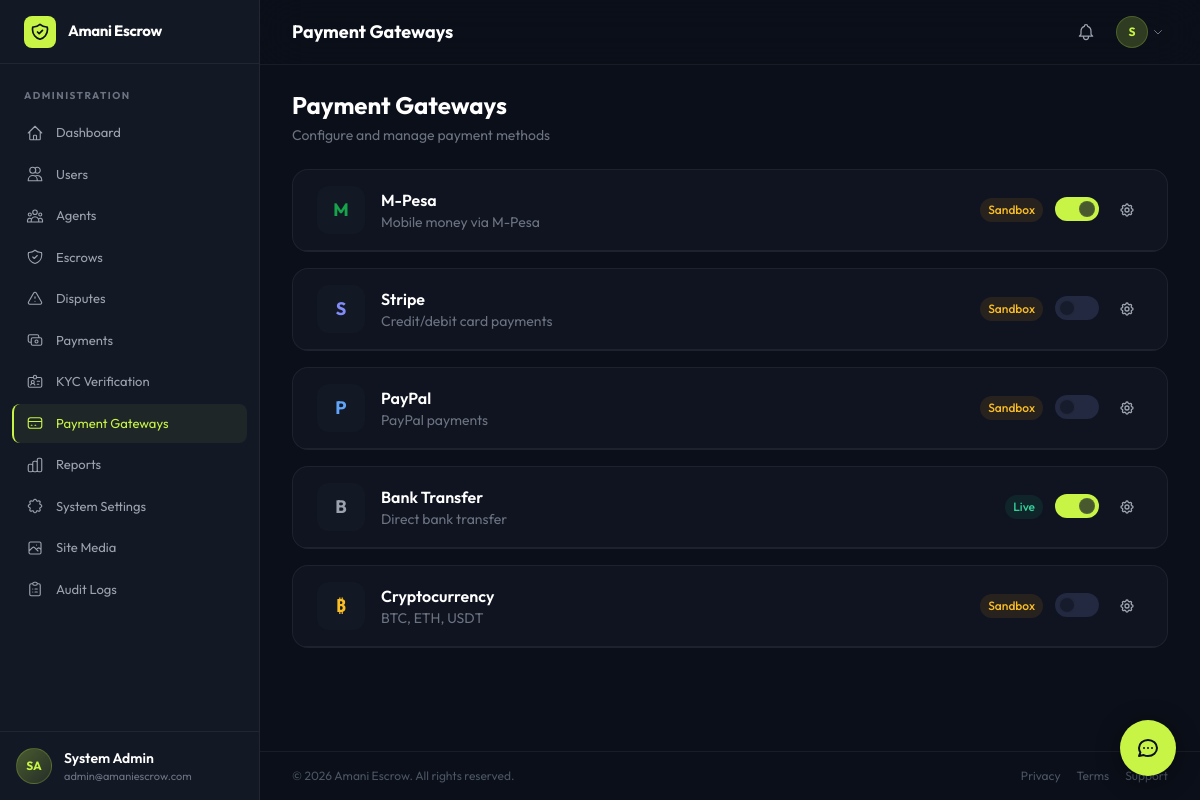
Screenshot of /pages/admin/gateways.php (signed in) with the database file from the repository.
### tables this page shows
CREATE TABLE `settings` (
    `id` INT UNSIGNED AUTO_INCREMENT PRIMARY KEY,
    `setting_key` VARCHAR(100) NOT NULL UNIQUE,
    `setting_value` TEXT DEFAULT NULL,
    `setting_type` ENUM('text','number','boolean','json','color','image','textarea','file') NOT NULL DEFAULT 'text',
    `category` VARCHAR(50) NOT NULL DEFAULT 'general',
    `label` VARCHAR(150) NOT NULL,
    `description` TEXT DEFAULT NULL,
    `is_public` TINYINT(1) NOT NULL DEFAULT 0,
    `updated_at` DATETIME NOT NULL DEFAULT CURRENT_TIMESTAMP ON UPDATE CURRENT_TIMESTAMP,
    INDEX `idx_settings_key` (`setting_key`),
    INDEX `idx_settings_category` (`category`)
);

CREATE TABLE `wallets` (
    `id` INT UNSIGNED AUTO_INCREMENT PRIMARY KEY,
    `user_id` INT UNSIGNED NOT NULL,
    `currency` VARCHAR(3) NOT NULL DEFAULT 'KES',
    `balance` DECIMAL(15,2) NOT NULL DEFAULT 0.00,
    `escrow_balance` DECIMAL(15,2) NOT NULL DEFAULT 0.00,
    `total_earned` DECIMAL(15,2) NOT NULL DEFAULT 0.00,
    `total_withdrawn` DECIMAL(15,2) NOT NULL DEFAULT 0.00,
    `is_active` TINYINT(1) NOT NULL DEFAULT 1,
    `created_at` DATETIME NOT NULL DEFAULT CURRENT_TIMESTAMP,
    `updated_at` DATETIME NOT NULL DEFAULT CURRENT_TIMESTAMP ON UPDATE CURRENT_TIMESTAMP,
    UNIQUE KEY `unique_user_currency` (`user_id`, `currency`),
    FOREIGN KEY (`user_id`) REFERENCES `users`(`id`)
);

CREATE TABLE `users` (
    `id` INT UNSIGNED AUTO_INCREMENT PRIMARY KEY,
    `uuid` VARCHAR(36) NOT NULL UNIQUE,
    `first_name` VARCHAR(100) NOT NULL,
    `last_name` VARCHAR(100) NOT NULL,
    `email` VARCHAR(255) NOT NULL UNIQUE,
    `phone` VARCHAR(20) DEFAULT NULL,
    `password_hash` VARCHAR(255) NOT NULL,
    `avatar` VARCHAR(500) DEFAULT NULL,
    `role` ENUM('user','agent','admin','superadmin') NOT NULL DEFAULT 'user',
    `status` ENUM('active','suspended','banned','pending') NOT NULL DEFAULT 'pending',
    `email_verified` TINYINT(1) NOT NULL DEFAULT 0,
    `phone_verified` TINYINT(1) NOT NULL DEFAULT 0,
    `kyc_status` ENUM('none','pending','approved','rejected') NOT NULL DEFAULT 'none',
    `trust_score` DECIMAL(5,2) NOT NULL DEFAULT 0.00,
    `total_transactions` INT UNSIGNED NOT NULL DEFAULT 0,
    `total_volume` DECIMAL(15,2) NOT NULL DEFAULT 0.00,
    `preferred_currency` VARCHAR(3) NOT NULL DEFAULT 'KES',
    `timezone` VARCHAR(50) DEFAULT 'Africa/Nairobi',
    `two_factor_enabled` TINYINT(1) NOT NULL DEFAULT 0,
    `two_factor_secret` VARCHAR(255) DEFAULT NULL,
    `email_verification_token` VARCHAR(255) DEFAULT NULL,
    `password_reset_token` VARCHAR(255) DEFAULT NULL,
    `password_reset_expires` DATETIME DEFAULT NULL,
    `last_login_at` DATETIME DEFAULT NULL,
    `last_login_ip` VARCHAR(45) DEFAULT NULL,
    `business_name` VARCHAR(255) DEFAULT NULL,
    `business_type` VARCHAR(100) DEFAULT NULL,
    `business_registration` VARCHAR(100) DEFAULT NULL,
    `address` TEXT DEFAULT NULL,
    `city` VARCHAR(100) DEFAULT NULL,
    `country` VARCHAR(100) DEFAULT 'Kenya',
    `created_at` DATETIME NOT NULL DEFAULT CURRENT_TIMESTAMP,
    `updated_at` DATETIME NOT NULL DEFAULT CURRENT_TIMESTAMP ON UPDATE CURRENT_TIMESTAMP,
    INDEX `idx_users_email` (`email`),
    INDEX `idx_users_role` (`role`),
    INDEX `idx_users_status` (`status`)
);

CREATE TABLE `payment_gateways` (
    `id` INT UNSIGNED AUTO_INCREMENT PRIMARY KEY,
    `name` VARCHAR(50) NOT NULL UNIQUE,
    `display_name` VARCHAR(100) NOT NULL,
    `description` TEXT DEFAULT NULL,
    `icon` VARCHAR(100) DEFAULT NULL,
    `is_active` TINYINT(1) NOT NULL DEFAULT 0,
    `environment` ENUM('sandbox','live') NOT NULL DEFAULT 'sandbox',
    `config` JSON NOT NULL,
    `supported_currencies` JSON DEFAULT NULL,
    `min_amount` DECIMAL(15,2) DEFAULT NULL,
    `max_amount` DECIMAL(15,2) DEFAULT NULL,
    `fee_type` ENUM('fixed','percentage','mixed') NOT NULL DEFAULT 'percentage',
    `fee_value` DECIMAL(10,4) NOT NULL DEFAULT 0.0000,
    `fee_fixed` DECIMAL(10,2) NOT NULL DEFAULT 0.00,
    `sort_order` INT NOT NULL DEFAULT 0,
    `created_at` DATETIME NOT NULL DEFAULT CURRENT_TIMESTAMP,
    `updated_at` DATETIME NOT NULL DEFAULT CURRENT_TIMESTAMP ON UPDATE CURRENT_TIMESTAMP
);

### includes/init.php (called while the page is built, shortened)
<?php
spl_autoload_register(function ($class) {
    $f = APP_ROOT . '/classes/' . $class . '.php';
});
function siteLogo($variant = 'default') {
    $key = $variant === 'light' ? 'site_logo_light' : 'site_logo';
    $path = Settings::get($key);
    return $path ? (strpos($path, 'http') === 0 ? $path : APP_URL . '/' . ltrim($path, '/')) : '';
}

### classes/Settings.php (called while the page is built, shortened)
<?php
class Settings {
    private static $cache = null;
    public static function get($key, $default = null) {
        self::loadAll();
        return self::$cache[$key] ?? $default;
    }
    private static function loadAll() {
        if (self::$cache !== null) return;
        $db = Database::getInstance();
        $rows = $db->fetchAll("SELECT setting_key, setting_value FROM settings");
        self::$cache = [];
        foreach ($rows as $r) self::$cache[$r['setting_key']] = $r['setting_value'];
    }
}

### classes/Database.php (called while the page is built, shortened)
<?php
class Database
{
    private static $instance = null;
    private $pdo;
    private function __construct()
    {
        $dsns = self::buildDsnList();
        $options = [
            PDO::ATTR_ERRMODE            => PDO::ERRMODE_EXCEPTION,
            PDO::ATTR_DEFAULT_FETCH_MODE => PDO::FETCH_ASSOC,
            PDO::ATTR_EMULATE_PREPARES   => false,
            PDO::MYSQL_ATTR_INIT_COMMAND => "SET NAMES " . DB_CHARSET,
        ];
        foreach ($dsns as $label => $dsn) {
            try {
                $this->pdo = new PDO($dsn, DB_USER, DB_PASS, $options);
                return;
            } catch (PDOException $e) {
                $lastError = $e;
                error_log("Amani DB [{$label}]: " . $e->getMessage() . " (DSN: {$dsn})");
            }
        }
        $safeMsg = 'System temporarily unavailable.';
        die('<pre style="font-family:monospace;background:#111;color:#C8F545;padding:2rem;border-radius:12px;max-width:700px;margin:4rem auto;white-space:pre-wrap">'
            . htmlspecialchars($safeMsg) . '</pre>');
    }
    private static function buildDsnList(): array
    {
        $dsns = [];
        $db   = DB_NAME;
        $cs   = DB_CHARSET;
        $hostPart = 'host=' . DB_HOST;
        $dsns['host'] = "mysql:{$hostPart};dbname={$db};charset={$cs}";
        if (strtolower(DB_HOST) === 'localhost') {
            $tcp = 'host=127.0.0.1';
            $dsns['tcp-fallback'] = "mysql:{$tcp};dbname={$db};charset={$cs}";
        }
        return $dsns;
    }
    public static function getInstance()
    {
        if (self::$instance === null) {
            self::$instance = new self();
        }
        return self::$instance;
    }
    public function query(string $sql, array $params = [])
    {
        $stmt = $this->pdo->prepare($sql);
        $stmt->execute($params);
        return $stmt;
    }
    public function fetch(string $sql, array $params = [])
    {
        return $this->query($sql, $params)->fetch();
    }
    public function fetchAll(string $sql, array $params = [])
    {
        return $this->query($sql, $params)->fetchAll();
    }
}

### classes/Auth.php (called while the page is built, shortened)
<?php
class Auth {
    private static $user = null;
    public static function user() {
        $db = Database::getInstance();
        self::$user = $db->fetch("SELECT u.*, w.balance as wallet_balance, w.escrow_balance FROM users u LEFT JOIN wallets w ON w.user_id=u.id WHERE u.id=?", [$_SESSION['user_id']]);
        return self::$user;
    }
    public static function check() { return isset($_SESSION['logged_in']) && $_SESSION['logged_in'] === true && isset($_SESSION['user_id']); }
    public static function hasRole($role) { if (!self::check()) return false; return is_array($role) ? in_array($_SESSION['user_role'], $role) : $_SESSION['user_role'] === $role; }
    public static function isAdmin() { return self::hasRole(['admin','superadmin']); }
}

### pages/admin/gateways.php (the view, shortened to what this page needs)
<?php
$pageTitle = 'Payment Gateways';
require_once __DIR__ . '/../../includes/init.php';
$db = Database::getInstance();
$gateways = $db->fetchAll("SELECT * FROM payment_gateways ORDER BY sort_order ASC");
require_once APP_ROOT . '/templates/header.php';
?>
<div class="max-w-4xl mx-auto">
    <div class="mb-6">
        <h1 class="text-2xl font-bold text-white">Payment Gateways</h1>
        <p class="text-sm text-gray-500 mt-1">Configure and manage payment methods</p>
    </div>
    <div class="space-y-4">
        <?php foreach ($gateways as $gw):
        ?>
        <div class="glass-card rounded-2xl border border-white/[0.06] overflow-hidden">
            <div class="flex items-center justify-between px-6 py-4 border-b border-white/[0.06]">
                <div class="flex items-center gap-4">
                    <div class="w-12 h-12 rounded-xl bg-surface-100 flex items-center justify-center">
                        <?php if ($gw['name'] === 'mpesa'): ?>
                            <span class="text-lg font-bold text-green-600">M</span>
                        <?php elseif ($gw['name'] === 'stripe'): ?>
                            <span class="text-lg font-bold text-indigo-400">S</span>
                        <?php elseif ($gw['name'] === 'paypal'): ?>
                            <span class="text-lg font-bold text-blue-400">P</span>
                        <?php elseif ($gw['name'] === 'crypto'): ?>
                            <span class="text-lg font-bold text-amber-400">₿</span>
                        <?php else: ?>
                            <span class="text-lg font-bold text-gray-400">B</span>
                        <?php endif; ?>
                    </div>
                    <div>
                        <h3 class="font-semibold text-white"><?= htmlspecialchars($gw['display_name']) ?></h3>
                        <p class="text-sm text-gray-500"><?= htmlspecialchars($gw['description']) ?></p>
                    </div>
                </div>
                <div class="flex items-center gap-3">
                    <span class="text-xs font-medium px-2 py-1 rounded-full <?= $gw['environment'] === 'live' ? 'bg-emerald-500/10 text-emerald-400' : 'bg-amber-500/10 text-amber-400' ?>">
                        <?= ucfirst($gw['environment']) ?>
                    </span>
                    <form method="POST" class="inline">
                        <button type="submit" class="relative inline-flex h-6 w-11 items-center rounded-full transition-colors <?= $gw['is_active'] ? 'bg-accent' : 'bg-surface-300' ?>">
                            <span class="inline-block h-4 w-4 transform rounded-full glass-card transition-transform <?= $gw['is_active'] ? 'translate-x-6' : 'translate-x-1' ?>"></span>
                        </button>
                    </form>
                    <button onclick="toggleConfig('config-<?= $gw['id'] ?>')" class="p-2 hover:bg-white/[0.05] rounded-lg transition-colors">
                    </button>
                </div>
            </div>
        </div>
        <?php endforeach; ?>
    </div>
</div>
<?php require_once APP_ROOT . '/templates/footer.php'; ?>

### templates/header.php (shortened to what this page needs)
<?php
$currentUser = Auth::user();
$platformName = Settings::get('platform_name', 'Amani Escrow');
$isAdmin = Auth::isAdmin();
$currentPage = basename(dirname($_SERVER['PHP_SELF']));
$currentFile = basename($_SERVER['PHP_SELF'], '.php');
$logoUrl = siteLogo();
?>
<!DOCTYPE html>
<html lang="en" class="h-full">
<head>
    <script src="https://cdn.tailwindcss.com"></script>
</head>
<body class="h-full overflow-x-hidden">
<div class="flex h-full">
<aside id="sidebar" class="hidden lg:flex lg:flex-col w-[260px] bg-surface-100 fixed inset-y-0 left-0 z-40 border-r border-white/[0.06]">
    <div class="flex items-center gap-3 px-6 h-16 border-b border-white/[0.06]">
        <?php if ($logoUrl): ?>
            <img src="<?= htmlspecialchars($logoUrl) ?>" alt="<?= htmlspecialchars($platformName) ?>" class="h-8 w-auto max-w-[200px] object-contain object-left">
        <?php else: ?>
            <div class="w-8 h-8 rounded-lg bg-accent flex items-center justify-center shrink-0">
            </div>
            <span class="text-[15px] font-bold text-white tracking-tight"><?= htmlspecialchars($platformName) ?></span>
        <?php endif; ?>
    </div>
    <nav class="flex-1 overflow-y-auto py-5 px-3 space-y-0.5">
        <?php if ($isAdmin): ?>
            <p class="px-3 pt-1 pb-2 text-[10px] font-bold uppercase tracking-[.15em] text-gray-500">Administration</p>
            <?php
            foreach ($adminLinks as $l):
                $active = ($currentFile === $l[0] && $currentPage === $l[1]);
            ?>
            <a href="<?= APP_URL ?>/pages/<?= $l[1] ?>/<?= $l[0] ?>.php" class="sidebar-link flex items-center gap-3 px-3 py-2.5 rounded-lg text-[13px] text-gray-400 hover:text-white <?= $active ? 'active' : '' ?>">
                <svg class="w-[18px] h-[18px] shrink-0" fill="none" viewBox="0 0 24 24" stroke="currentColor" stroke-width="1.5"><path stroke-linecap="round" stroke-linejoin="round" d="<?= $l[3] ?>"/></svg>
                <?= $l[2] ?>
            </a>
            <?php endforeach; ?>
        <?php endif; ?>
    </nav>
    <div class="px-4 py-4 border-t border-white/[0.06]">
        <div class="flex items-center gap-3">
            <?php
            $avatarUrl = !empty($currentUser['avatar']) ? (strpos($currentUser['avatar'], 'http') === 0 ? $currentUser['avatar'] : APP_URL . '/' . ltrim($currentUser['avatar'], '/')) : '';
            ?>
            <?php if ($avatarUrl): ?>
                <img src="<?= htmlspecialchars($avatarUrl) ?>" alt="" class="w-9 h-9 rounded-full object-cover border border-accent/20">
            <?php else: ?>
                <div class="w-9 h-9 rounded-full bg-gradient-to-br from-accent/30 to-accent/10 flex items-center justify-center text-accent text-xs font-bold border border-accent/20">
                    <?= strtoupper(substr($currentUser['first_name'],0,1).substr($currentUser['last_name'],0,1)) ?>
                </div>
            <?php endif; ?>
            <div class="flex-1 min-w-0">
                <p class="text-sm font-semibold text-white truncate"><?= htmlspecialchars($currentUser['first_name'].' '.$currentUser['last_name']) ?></p>
                <p class="text-[11px] text-gray-500 truncate"><?= htmlspecialchars($currentUser['email']) ?></p>
            </div>
        </div>
    </div>
</aside>
            <?php
            $avatarUrl = !empty($currentUser['avatar']) ? (strpos($currentUser['avatar'], 'http') === 0 ? $currentUser['avatar'] : APP_URL . '/' . ltrim($currentUser['avatar'], '/')) : '';
            ?>
<div class="flex-1 lg:ml-[260px] flex flex-col min-h-screen">
    <header class="sticky top-0 z-20 bg-surface/80 backdrop-blur-xl border-b border-white/[0.06]">
        <div class="flex items-center justify-between px-4 lg:px-8 h-16">
            <div class="flex items-center gap-4">
                <h2 class="text-lg font-bold text-white"><?= htmlspecialchars($pageTitle ?? 'Dashboard') ?></h2>
            </div>
            <div class="flex items-center gap-1 sm:gap-2 shrink-0">
                <div class="relative">
                    <button onclick="toggleDropdown('notifDD')" class="relative p-2 rounded-xl hover:bg-white/5 transition-colors text-gray-400 hover:text-white shrink-0">
                    </button>
                </div>
                <div class="relative">
                    <button onclick="toggleDropdown('userDD')" class="flex items-center gap-1 p-1 rounded-xl hover:bg-white/5 transition-colors shrink-0">
                        <?php if ($avatarUrl): ?>
                            <img src="<?= htmlspecialchars($avatarUrl) ?>" alt="" class="w-7 h-7 sm:w-8 sm:h-8 rounded-full object-cover border border-accent/20">
                        <?php else: ?>
                            <div class="w-7 h-7 sm:w-8 sm:h-8 rounded-full bg-accent/20 flex items-center justify-center text-accent text-[10px] sm:text-xs font-bold border border-accent/20"><?= strtoupper(substr($currentUser['first_name'],0,1)) ?></div>
                        <?php endif; ?>
                        <svg class="w-3 h-3 text-gray-500 hidden sm:block" fill="none" viewBox="0 0 24 24" stroke="currentColor" stroke-width="2"><path stroke-linecap="round" stroke-linejoin="round" d="M19 9l-7 7-7-7"/></svg>
                    </button>
                </div>
            </div>
        </div>
    </header>
    <main class="flex-1 px-4 lg:px-8 py-6">

### rows the page displays
settings: setting_value "Amani Escrow"
wallets: user.last_name "SA", user.last_name "System Admin", user.email "admin@amaniescrow.com", user.first_name "S"
payment_gateways: name "M", display_name "M-Pesa", description "Mobile money via M-Pesa", environment "Sandbox", is_active 1 (drawn)
payment_gateways: name "S", display_name "Stripe", description "Credit/debit card payments", environment "Sandbox", is_active 0 (drawn)
payment_gateways: name "P", display_name "PayPal", description "PayPal payments", environment "Sandbox", is_active 0 (drawn)
payment_gateways: name "B", display_name "Bank Transfer", description "Direct bank transfer", environment "Live", is_active 1 (drawn)
payment_gateways: display_name "Cryptocurrency", description "BTC, ETH, USDT", environment "Sandbox", is_active 0 (drawn)

### other values shown
$l[2] "Dashboard"
$l[2] "Users"
$l[2] "Agents"
$l[2] "Escrows"
$l[2] "Disputes"
$l[2] "Payments"
$l[2] "KYC Verification"
$l[2] "Payment Gateways"
$l[2] "Reports"
$l[2] "System Settings"
$l[2] "Site Media"
$l[2] "Audit Logs"
$pageTitle "Payment Gateways"
Settings::get('platform_name', 'Amani Escrow') "Amani Escrow"
